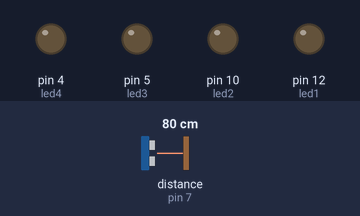
Simulated run of this sketch. Board: Arduino Uno, built with avr-gcc and run on an emulated ATmega328P. On the bench: output pins drawn as LEDs (lit = HIGH). Wiring (inferred from the names in the program): ultrasonic range finder: trigger pin 6; echo pin 7. The inputs (shaded band) are chosen by the test bench; at power-on: distance to the obstacle (sensor on pin 7) 80 cm. The echo pulse lasts 58.3 µs per cm; pins used as bus, display or sensor lines are not drawn.

Above: at 1.2 s.
1.3 s: distance to the obstacle (sensor on pin 7) set to 39 cm
2.8 s: distance to the obstacle (sensor on pin 7) set to 31 cm
At 3.9 s:
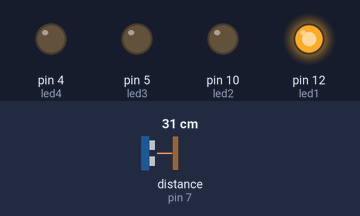
4.3 s: distance to the obstacle (sensor on pin 7) set to 22 cm
5.8 s: distance to the obstacle (sensor on pin 7) set to 19 cm
At 6.1 s:
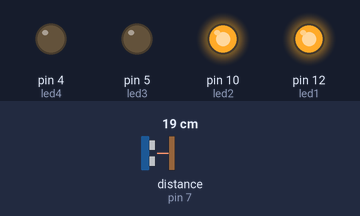
7.3 s: distance to the obstacle (sensor on pin 7) set to 15 cm
8.8 s: distance to the obstacle (sensor on pin 7) set to 11 cm
At 9.6 s:
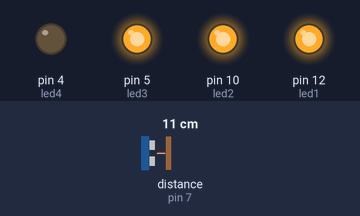
Timing chart, 0 to 11.3 s (numbered marks = the images above; inputs shaded):
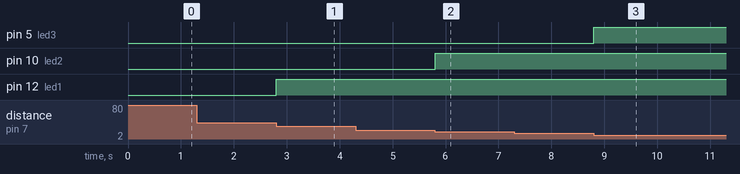

The sketch:

sketch_jan17a.ino
```cpp
//alegem pinii
const int trigPin=6;
const int echoPin=7;
const int led1=12;
const int led2=10;
const int led3=5;
const int led4=4;
const int buzzer=11;

//definim variabilele
long duration;
int distance;


void setup() {
  pinMode(trigPin,OUTPUT);
  pinMode(echoPin,INPUT);
  pinMode(led1,OUTPUT);
  pinMode(led2,OUTPUT);
  pinMode(led3,OUTPUT);
  pinMode(led4,OUTPUT);
//  pinMode(led5,OUTPUT);
  pinMode(buzzer, OUTPUT);
  Serial.begin(9600); //aici incepe comunicarea seriala

}

void loop() {

  digitalWrite(trigPin,HIGH);
  delayMicroseconds(10);
  digitalWrite(trigPin,LOW);

  //Reads the echoPin, returns the sound wave travel time in microseconds
  duration=pulseIn(echoPin,HIGH);

  //calculam distanta
  distance=duration*0.034/2;

  if(distance<=5){
     tone(buzzer, 50);
     digitalWrite(led1,HIGH);
     digitalWrite(led2,HIGH);
     digitalWrite(led3,HIGH);
     digitalWrite(led4,HIGH);
     Serial.println("Too Close!");
  }else if(distance<=11){
    noTone(buzzer);
    digitalWrite(led1,HIGH);
    digitalWrite(led2,HIGH);
    digitalWrite(led3,HIGH);
    digitalWrite(led4,LOW);
  }else if(distance<=19){
    noTone(buzzer);
    digitalWrite(led1,HIGH);
    digitalWrite(led2,HIGH);;
    digitalWrite(led3,LOW);
    digitalWrite(led4,LOW);
  }else if(distance<=33){
    noTone(buzzer);
    digitalWrite(led1,HIGH);
    digitalWrite(led2,LOW);
    digitalWrite(led3,LOW);
    digitalWrite(led4,LOW);
  }else{
    noTone(buzzer);
    digitalWrite(led1,LOW);
    digitalWrite(led2,LOW);
    digitalWrite(led3,LOW);
    digitalWrite(led4,LOW);
  }
}
```

Measured:
- the behaviour switches between 35 and 34 cm on distance to the obstacle (sensor on pin 7) (found by bisection; images 0 and 1)
- the behaviour switches between 21 and 20 cm on distance to the obstacle (sensor on pin 7) (found by bisection; images 1 and 2)
- the behaviour switches between 13 and 12 cm on distance to the obstacle (sensor on pin 7) (found by bisection; images 2 and 3)
- after the input at 1.3 s, every drawn part: stays the same
- after the input at 2.8 s, pin 12 (led1): LOW → HIGH at once
- after the input at 4.3 s, every drawn part: stays the same
- after the input at 5.8 s, pin 10 (led2): LOW → HIGH at once
- after the input at 7.3 s, every drawn part: stays the same
- after the input at 8.8 s, pin 5 (led3): LOW → HIGH at once
